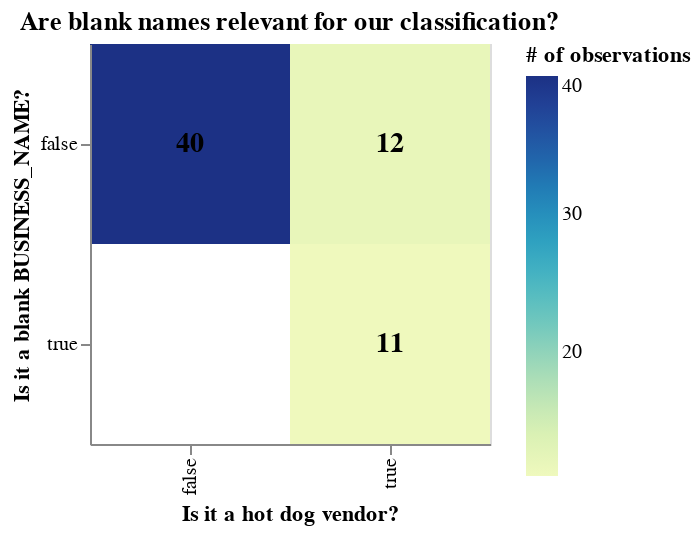

The notebook cell saved with this chart:
### Markdown cell above
As we can see, even being the most popular class, there distribution is biased towards more non-hot-dog vendors (which we saw before that are not concentrated in a particular competing class).

Lastly, we noticed that there were some initial blanks in the `BUSINESS_NAME` which we addressed by changing it to an empty space (and thus not screwing up the `CountVectorizer` instance we will need for this analysis). It would be interesting to see if there is a discernible pattern of this, against the target:

### Code cell
# summary EDA, identify missing and NAN values

train_data["text_is_na"] = train_data["BUSINESS_NAME"] == ""

plot3 = (alt.Chart(
    train_data,
    title="Are blank names relevant for our classification?"
).mark_rect(color="seagreen").encode(
    x=alt.X("is_hotdog", title="Is it a hot dog vendor?"),
    y=alt.Y("text_is_na", title="Is it a blank BUSINESS_NAME?"),
    color=alt.Color("count()", title="# of observations")
).properties(
        width=200,
        height=200
    )
)

plot3 = plot3 + alt.Chart(train_data).mark_text(
    fontSize=14,
    fontWeight="bold"
).encode(
    x="is_hotdog:N",
    y="text_is_na:N",
    text=alt.Text("count():Q", format="d")
)

plot3

### Figure 1 — Vega-Lite specification as saved in the notebook (floating-point values rounded to 4 significant figures)
{"config": {"view": {"continuousWidth": 300, "continuousHeight": 300}}, "layer": [{"mark": {"type": "rect", "color": "seagreen"}, "encoding": {"color": {"aggregate": "count", "title": "# of observations", "type": "quantitative"}, "x": {"field": "is_hotdog", "title": "Is it a hot dog vendor?", "type": "nominal"}, "y": {"field": "text_is_na", "title": "Is it a blank BUSINESS_NAME?", "type": "nominal"}}, "title": "Are blank names relevant for our classification?"}, {"mark": {"type": "text", "fontSize": 14, "fontWeight": "bold"}, "encoding": {"text": {"aggregate": "count", "format": "d", "type": "quantitative"}, "x": {"field": "is_hotdog", "type": "nominal"}, "y": {"field": "text_is_na", "type": "nominal"}}}], "data": {"name": "data-877c92552fa1418abbcfb421424426b7"}, "height": 200, "width": 200, "$schema": "https://vega.github.io/schema/vega-lite/v6.1.0.json", "datasets": {"data-877c92552fa1418abbcfb421424426b7": [{"BUSINESS_NAME": "Marimba", "DESCRIPTION": "Middle Eastern Cuisine", "is_hotdog": false, "text_is_na": false}, {"BUSINESS_NAME": "Super Thai", "DESCRIPTION": "Thai Cuisine", "is_hotdog": false, "text_is_na": false}, {"BUSINESS_NAME": "The Juice Truck", "DESCRIPTION": "Juice and Smoothies", "is_hotdog": false, "text_is_na": false}, {"BUSINESS_NAME": "Japadog", "DESCRIPTION": "Hot Dogs", "is_hotdog": true, "text_is_na": false}, {"BUSINESS_NAME": "Japadog", "DESCRIPTION": "Hot Dogs", "is_hotdog": true, "text_is_na": false}, {"BUSINESS_NAME": "Van Dog", "DESCRIPTION": "Hot Dogs", "is_hotdog": true, "text_is_na": false}, {"BUSINESS_NAME": "Dog Meister", "DESCRIPTION": "Hot Dogs", "is_hotdog": true, "text_is_na": false}, {"BUSINESS_NAME": "Actual Oden", "DESCRIPTION": "Japanese Cuisine", "is_hotdog": false, "text_is_na": false}, {"BUSINESS_NAME": "Mr. Arancino", "DESCRIPTION": "Italian Cuisine", "is_hotdog": false, "text_is_na": false}, {"BUSINESS_NAME": "", "DESCRIPTION": "Hot Dogs", "is_hotdog": true, "text_is_na": true}, {"BUSINESS_NAME": "", "DESCRIPTION": "Hot Dogs", "is_hotdog": true, "text_is_na": true}, {"BUSINESS_NAME": "", "DESCRIPTION": "Hot Dogs", "is_hotdog": true, "text_is_na": true}, {"BUSINESS_NAME": "Eat Chicken Wraps", "DESCRIPTION": "Wraps and Sandwiches", "is_hotdog": false, "text_is_na": false}, {"BUSINESS_NAME": "Cheesey Does It", "DESCRIPTION": "Sandwiches", "is_hotdog": false, "text_is_na": false}, {"BUSINESS_NAME": "Mr. Tube Steak", "DESCRIPTION": "Hot Dogs", "is_hotdog": true, "text_is_na": false}, {"BUSINESS_NAME": "Holy Smokes", "DESCRIPTION": "Hot Dogs", "is_hotdog": true, "text_is_na": false}, {"BUSINESS_NAME": "Gourmet Syndicate", "DESCRIPTION": "Comfort Food", "is_hotdog": false, "text_is_na": false}, {"BUSINESS_NAME": "Roaming Dragon", "DESCRIPTION": "Asian Fusion", "is_hotdog": false, "text_is_na": false}, {"BUSINESS_NAME": "The Loving Hut", "DESCRIPTION": "Vegetarian and Vegan", "is_hotdog": false, "text_is_na": false}, {"BUSINESS_NAME": "BBKB Kaboom Box", "DESCRIPTION": "Seafood and Western", "is_hotdog": false, "text_is_na": false}, {"BUSINESS_NAME": "Feastro The Rolling Bistro", "DESCRIPTION": "Local Meats and Seafood", "is_hotdog": false, "text_is_na": false}, {"BUSINESS_NAME": "Mr. Shawarma", "DESCRIPTION": "Shawarma", "is_hotdog": false, "text_is_na": false}, {"BUSINESS_NAME": "Feastro - The Rolling Bistro", "DESCRIPTION": "Local Meats and Seafood", "is_hotdog": false, "text_is_na": false}, {"BUSINESS_NAME": "Van Dog", "DESCRIPTION": "Western", "is_hotdog": false, "text_is_na": false}, {"BUSINESS_NAME": "Potato Tornado", "DESCRIPTION": "Potato Based Dishes", "is_hotdog": false, "text_is_na": false}, {"BUSINESS_NAME": "Brasilian Roots", "DESCRIPTION": "Brasilian Cuisine", "is_hotdog": false, "text_is_na": false}, {"BUSINESS_NAME": "Mac BBQ", "DESCRIPTION": "Hot Dogs", "is_hotdog": true, "text_is_na": false}, {"BUSINESS_NAME": "Dim Sum Express", "DESCRIPTION": "Dim Sum", "is_hotdog": false, "text_is_na": false}, {"BUSINESS_NAME": "Sea Dogs", "DESCRIPTION": "Hot Dogs", "is_hotdog": true, "text_is_na": false}, {"BUSINESS_NAME": "", "DESCRIPTION": "Hot Dogs", "is_hotdog": true, "text_is_na": true}, {"BUSINESS_NAME": "", "DESCRIPTION": "Hot Dogs", "is_hotdog": true, "text_is_na": true}, {"BUSINESS_NAME": "", "DESCRIPTION": "Hot Dogs", "is_hotdog": true, "text_is_na": true}, {"BUSINESS_NAME": "Crab Park Chowdery", "DESCRIPTION": "Chowders and Soups", "is_hotdog": false, "text_is_na": false}, {"BUSINESS_NAME": "", "DESCRIPTION": "Hot Dogs", "is_hotdog": true, "text_is_na": true}, {"BUSINESS_NAME": "Cazba Express", "DESCRIPTION": "Kebabs", "is_hotdog": false, "text_is_na": false}, {"BUSINESS_NAME": "Yokabai", "DESCRIPTION": "Burgers and Fries", "is_hotdog": false, "text_is_na": false}, {"BUSINESS_NAME": "Le Tigre", "DESCRIPTION": "Chinese Cuisine", "is_hotdog": false, "text_is_na": false}, {"BUSINESS_NAME": "Van Dog", "DESCRIPTION": "Hot Dogs", "is_hotdog": true, "text_is_na": false}, {"BUSINESS_NAME": "Eat Chicken Wraps", "DESCRIPTION": "Wraps and Sandwiches", "is_hotdog": false, "text_is_na": false}, {"BUSINESS_NAME": "Mogu", "DESCRIPTION": "Japanese Cuisine", "is_hotdog": false, "text_is_na": false}, {"BUSINESS_NAME": "Commissary Connect", "DESCRIPTION": "Variety Menu", "is_hotdog": false, "text_is_na": false}, {"BUSINESS_NAME": "Aussie Pie Guy", "DESCRIPTION": "Australian Pies", "is_hotdog": false, "text_is_na": false}, {"BUSINESS_NAME": "V Dub Dogs", "DESCRIPTION": "Hot Dogs", "is_hotdog": true, "text_is_na": false}, {"BUSINESS_NAME": "Lemon Sea", "DESCRIPTION": "Lemonade and Crepes", "is_hotdog": false, "text_is_na": false}, {"BUSINESS_NAME": "San Juan Family Farm", "DESCRIPTION": "Fruit Shakes, Smoothies and Juices", "is_hotdog": false, "text_is_na": false}, {"BUSINESS_NAME": "", "DESCRIPTION": "Hot Dogs", "is_hotdog": true, "text_is_na": true}, {"BUSINESS_NAME": "Ali's Hot Dogs", "DESCRIPTION": "Hot Dogs", "is_hotdog": true, "text_is_na": false}, {"BUSINESS_NAME": "Mac BBQ", "DESCRIPTION": "Hot Dogs", "is_hotdog": true, "text_is_na": false}, {"BUSINESS_NAME": "Suassy Thai", "DESCRIPTION": "Thai Cuisine", "is_hotdog": false, "text_is_na": false}, {"BUSINESS_NAME": "Mr. Camaron", "DESCRIPTION": "Drinks and Smoothies", "is_hotdog": false, "text_is_na": false}, {"BUSINESS_NAME": "", "DESCRIPTION": "Hot Dogs", "is_hotdog": true, "text_is_na": true}, {"BUSINESS_NAME": "Vie Niapolotan", "DESCRIPTION": "Italian Cuisine", "is_hotdog": false, "text_is_na": false}, {"BUSINESS_NAME": "Fat Duck Mobile Eatery", "DESCRIPTION": "International Comfort Foods", "is_hotdog": false, "text_is_na": false}, {"BUSINESS_NAME": "Come Arepa", "DESCRIPTION": "Venezuelan Cuisine", "is_hotdog": false, "text_is_na": false}, {"BUSINESS_NAME": "", "DESCRIPTION": "Hot Dogs", "is_hotdog": true, "text_is_na": true}, {"BUSINESS_NAME": "Arturo's Mexico To Go", "DESCRIPTION": "Mexican Cuisine", "is_hotdog": false, "text_is_na": false}, {"BUSINESS_NAME": "Meet to Eat", "DESCRIPTION": "Kosher Israeli", "is_hotdog": false, "text_is_na": false}, {"BUSINESS_NAME": "Mum's Grilled Cheese Truck", "DESCRIPTION": "Grilled Cheese and Soups", "is_hotdog": false, "text_is_na": false}, {"BUSINESS_NAME": "Master Chef's Kebab House", "DESCRIPTION": "Kebabs", "is_hotdog": false, "text_is_na": false}, {"BUSINESS_NAME": "Tacofino", "DESCRIPTION": "Tacos and Burritos", "is_hotdog": false, "text_is_na": false}, {"BUSINESS_NAME": "Disco Cheetah", "DESCRIPTION": "Korean", "is_hotdog": false, "text_is_na": false}, {"BUSINESS_NAME": "", "DESCRIPTION": "Hot Dogs", "is_hotdog": true, "text_is_na": true}, {"BUSINESS_NAME": "Bandidas", "DESCRIPTION": "Vegan Cuisine", "is_hotdog": false, "text_is_na": false}]}}
